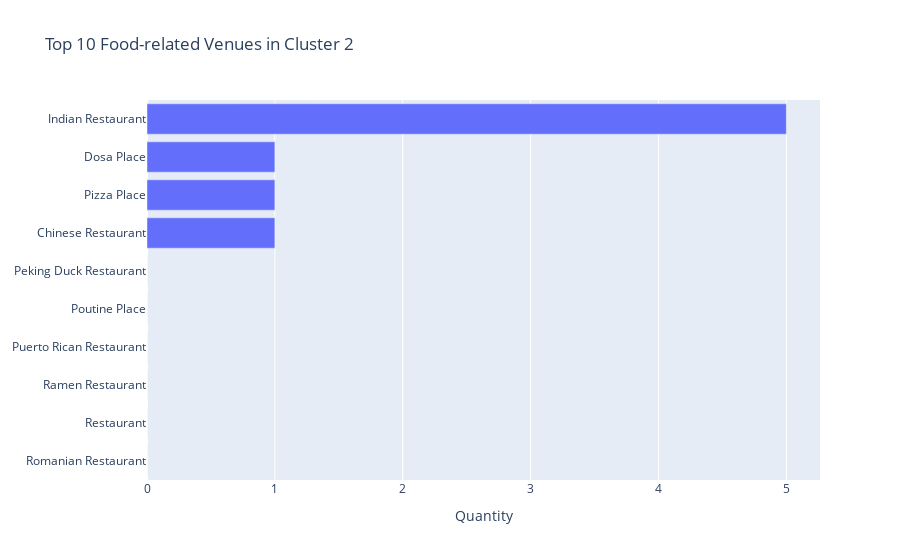

The cell this chart's notebook holds for it:
### Markdown cell above
Cluster 2

### Code cell
plot_cluster(2)

### Figure 1 — Plotly figure (JSON) as saved in the notebook; plotly's stock layout.template omitted (floating-point values rounded to 4 significant figures)
{"data": [{"orientation": "h", "type": "bar", "x": [0, 0, 0, 0, 0, 0, 1, 1, 1, 5], "y": ["Romanian Restaurant", "Restaurant", "Ramen Restaurant", "Puerto Rican Restaurant", "Poutine Place", "Peking Duck Restaurant", "Chinese Restaurant", "Pizza Place", "Dosa Place", "Indian Restaurant"]}], "layout": {"title": {"text": "Top 10 Food-related Venues in Cluster 2"}, "xaxis": {"title": {"text": "Quantity"}}}}
